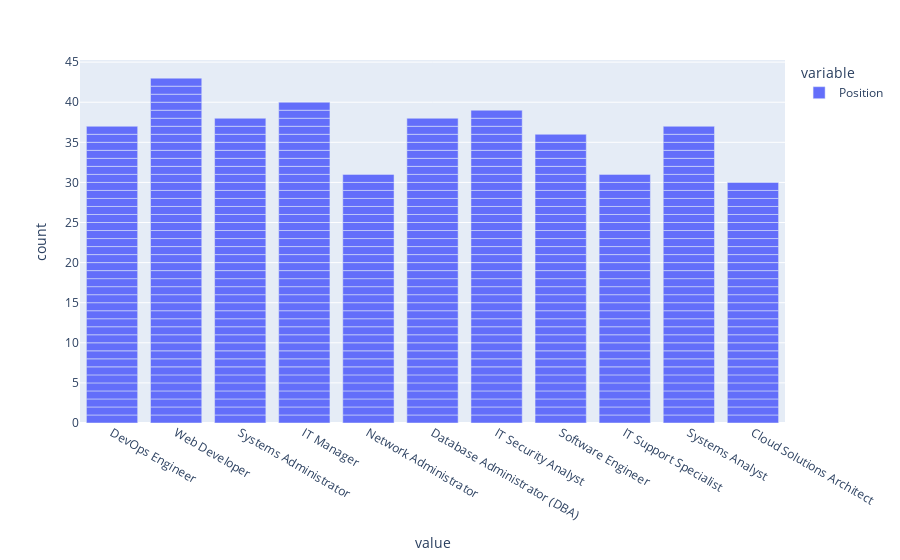

The cell this chart's notebook holds for it:
### Code cell
px.bar(df['Position'])

### Figure 1 — Plotly figure (JSON) as saved in the notebook; plotly's stock layout.template omitted (floating-point values rounded to 4 significant figures; data arrays with more than 128 entries replaced by an {"elided": "..."} marker saying what was removed)
{"data": [{"alignmentgroup": "True", "hovertemplate": "variable=Position<br>value=%{x}<br>count=%{y}<extra></extra>", "legendgroup": "Position", "marker": {"color": "#636efa", "pattern": {"shape": ""}}, "name": "Position", "offsetgroup": "Position", "orientation": "v", "showlegend": true, "textposition": "auto", "type": "bar", "x": {"elided": "400 str values"}, "xaxis": "x", "y": {"elided": "400 int values"}, "yaxis": "y"}], "layout": {"barmode": "relative", "legend": {"title": {"text": "variable"}, "tracegroupgap": 0}, "margin": {"t": 60}, "xaxis": {"anchor": "y", "domain": [0, 1], "title": {"text": "value"}}, "yaxis": {"anchor": "x", "domain": [0, 1], "title": {"text": "count"}}}}
